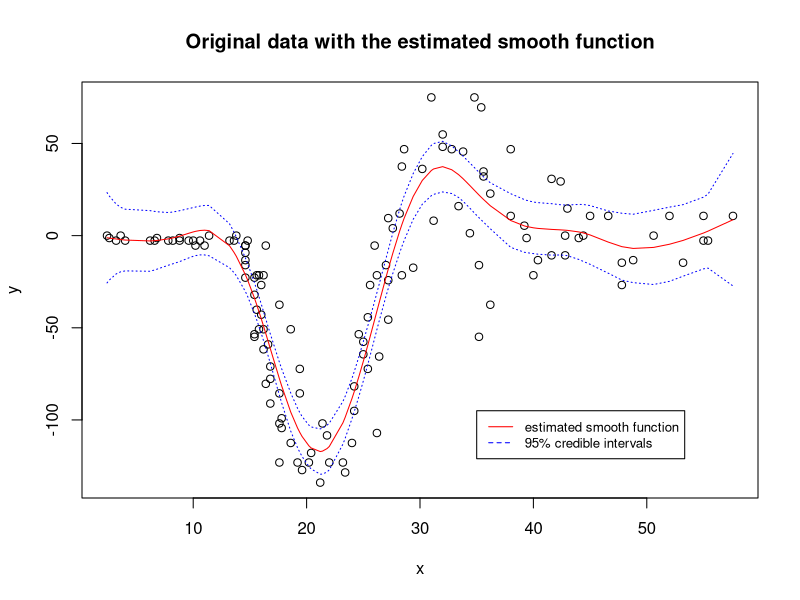
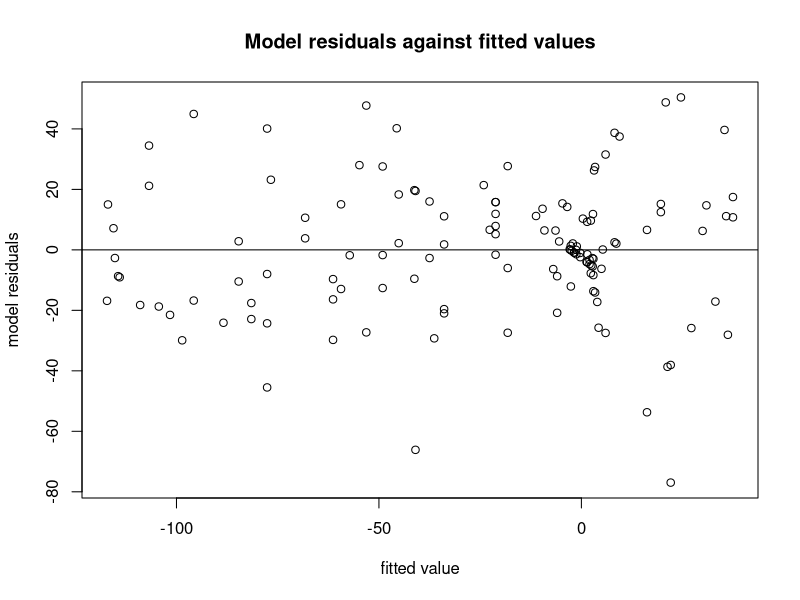
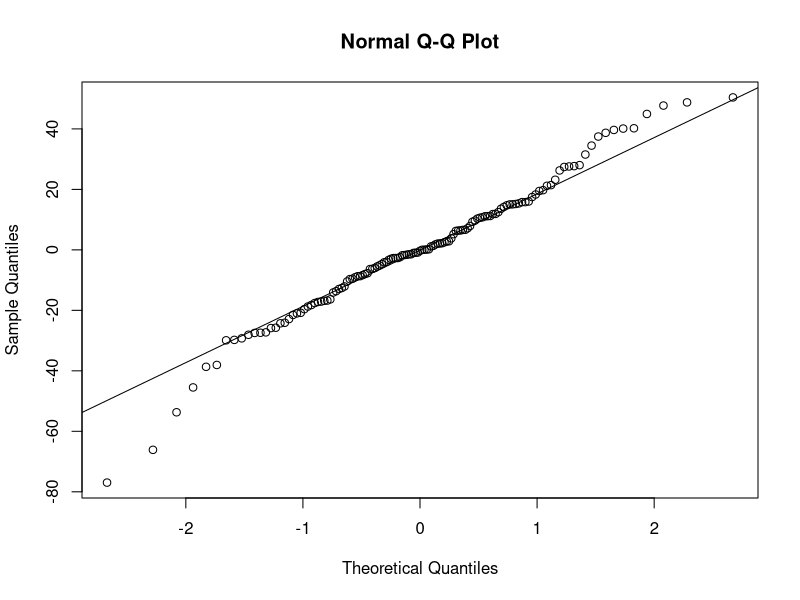

These charts were generated, in order, by the following R code:

library(MASS)
x<-mcycle[,1]
y<-mcycle[,2]


#Q1

pspline <- function(x,y,k=20,logsp=c(-5,5),bord=3,pord=2,ngrid=100){
  x<-x[order(x)]
  y<-y[order(x)]
    
  lsp <- seq(logsp[1],logsp[2],length=ngrid)
  edf <- gcv <- rep(0,ngrid)
  
  dk <- diff(range(x))/(k-bord)
  knots <- seq(min(x)-dk*bord,by=dk,length=k+bord+1) 
  X <- splines::splineDesign(knots,x,ord=bord+1,outer.ok=TRUE)
  D <- diff(diag(k),differences=pord)
  
  idenk <- diag(k)
  crossD <- crossprod(D)
  p<-ncol(X);n <-nrow(X)
  QR<-qr(X)
  R<-qr.R(QR)
  
  AR <-forwardsolve(t(R),crossD)
  A <-forwardsolve(t(R), t(AR))
  ep <- eigen(A)
  evl <-diag(ep$values)
  evc <-ep$vectors
  
  for (i in 1:ngrid){
    core <- (idenk + exp(lsp[i])*evl)
    edf[i]<-sum(1/diag(core))
    QRnewcore<-qr(t(R)%*%evc%*%core%*%t(evc)%*%R)
    cholnewcore <-qr.R(QRnewcore)
    beta <- backsolve(cholnewcore, qr.qty(QRnewcore,t(X)%*%y)[1:p])
    y_hat <-X%*%beta
    sigma <- sum((y-y_hat)^2)/(n-edf[i])
    gcv[i]<-sigma/(n-edf[i])
  }
  
  i.opt<-which(gcv==min(gcv))
  core <- (idenk + exp(lsp[i.opt])*evl)
  QRnewcore<-qr(t(R)%*%evc%*%core%*%t(evc)%*%R)
  cholnewcore <-qr.R(QRnewcore)
  beta <- backsolve(cholnewcore, qr.qty(QRnewcore,t(X)%*%y)[1:p])
  y_hat <-X%*%beta
  sigma <- sum((y-y_hat)^2)/(n-edf[i.opt])
  r2 <- 1 - ((n-1)*sigma)/sum((y-mean(y))^2)
  residual <- y-y_hat
  best_fit_list <- list(coef=beta,fitted=y_hat,sig2=sigma,edf=edf[i.opt],gcv=gcv[i.opt],knots=knots,number.of.coefficients=k, r2=r2, b.order=bord, p.order=pord, residual=residual, x=x, y=y, lsp=exp(lsp[i.opt]), D=D)
  class(best_fit_list)="pspline"
  best_fit_list
}

ok <-pspline(x,y)


#Q2

print.pspline<- function(m){
  cat('Order', m$b.order,'p-spline with order',m$p.order, "penalty", "\n")
  cat("Effective degrees of freedom:",m$edf,"   Coefficients:",m$number.of.coefficients, "\n")
  cat("residual std dev:",m$sig2^0.5,"   r-squared:",m$r2, "   GCV:", m$gcv)
  
  print_list<-list(m$gcv, m$edf, m$r2)
  invisible(print_list)
}

print(ok)


#Q3

predict.pspline <- function(m,x,se=TRUE){
  x<-x[order(x)]
  Xp<- splines::splineDesign(knots=m$knots,x,ord=m$b.order+1,outer.ok=TRUE)
  prediction <- Xp%*%m$coef
  
  if (se==FALSE){
    list(prediction=prediction)
  }else{
    sigma_matrix <- diag(m$sig2,m$number.of.coefficients)
    cholXp <- chol(crossprod(Xp)+(m$lsp*crossprod(m$D)))
    covariance_matrix <-backsolve(cholXp, forwardsolve(t(cholXp),sigma_matrix))
    se <- rowSums(Xp*(Xp%*%covariance_matrix))^0.5
    list(prediction=prediction,se=se)
  }
}

predict(ok,x)



#Q4
plot.pspline <- function(m){
  upper <-c(0,length(m$y))
  lower <-c(0,length(m$y))
  for (i in 1:length(m$y)){
    t_value <- qt(0.975, df=length(m$y)-m$number.of.coefficients)
    upper[i] <- m$fitted[i] + t_value* predict.pspline(m, m$x)$se[i]
    lower[i] <- m$fitted[i] - t_value* predict.pspline(m, m$x)$se[i]
  }
  
  plot(m$x,m$y,main="Original data with the estimated smooth function", xlab="x", ylab="y")
  lines(m$x,m$fitted, col="red")
  lines(m$x,upper, lty=3, col="blue")
  lines(m$x,lower, lty=3, col="blue")
  legend(35, -95, legend=c("estimated smooth function", "95% credible intervals"),col=c("red", "blue"), lty=1:2, cex=0.8)
  
  plot(m$fitted, m$residual, main="Model residuals against fitted values", xlab="fitted value", ylab="model residuals")
  abline(h=0)
  
  qqnorm(m$residual)
  qqline(m$residual)
  
  plot_list<-list(cbind(ll=lower,ul=upper,x=m$x))
  invisible(plot_list)
}

plot(ok)


